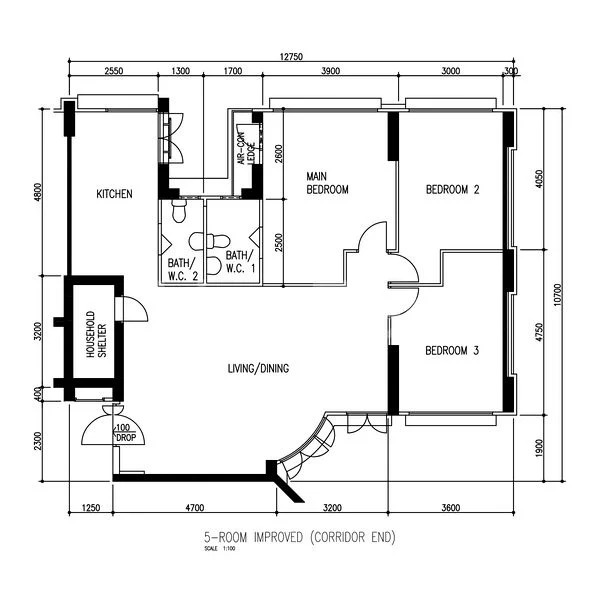
#> input picture sample/raw/image-3.jpg, 600 x 600 px
$ python _test_img3.py
#> lines starting #> are read from the running program, lines starting #| are printed output that depends on the picture; after the words box and inside, x2 and y2 are one past the last pixel; in counts of white or black regions, pixels touching at a corner belong together
import cv2, numpy as np, math

img=cv2.imread('sample/raw/image-3.jpg',cv2.IMREAD_GRAYSCALE);img_h,img_w=img.shape
#> further down, img is the input picture: shape (600, 600); min 0, max 255, mean 236.8
th=cv2.adaptiveThreshold(img,255,cv2.ADAPTIVE_THRESH_GAUSSIAN_C,cv2.THRESH_BINARY_INV,51,10)
#> th: shape (600, 600); 9.4% white; 67 white regions (13 under 20 px), largest, box (x1, y1, x2, y2) and area: (34, 53, 567, 517) 30364, (307, 184, 348, 194) 234, (426, 184, 461, 194) 228
cl=cv2.morphologyEx(th,cv2.MORPH_CLOSE,cv2.getStructuringElement(cv2.MORPH_RECT,(3,3)),iterations=2)
#> cl: shape (600, 600); 11.6% white; 14 white regions (1 under 20 px), largest, box (x1, y1, x2, y2) and area: (34, 53, 567, 517) 36666, (86, 311, 106, 358) 779, (307, 172, 348, 194) 620
op=cv2.morphologyEx(cl,cv2.MORPH_OPEN,cv2.getStructuringElement(cv2.MORPH_RECT,(3,3)))
#> op: shape (600, 600); 9.3% white; 74 white regions (32 under 20 px), largest, box (x1, y1, x2, y2) and area: (53, 97, 517, 503) 23418, (86, 311, 106, 358) 778, (307, 172, 348, 194) 619
nl,lbls,st,_=cv2.connectedComponentsWithStats(op,8);mask=np.zeros_like(op)
#> after `nl, lbls, st, _ = cv2.connectedComponentsWithStats(op, 8)`:
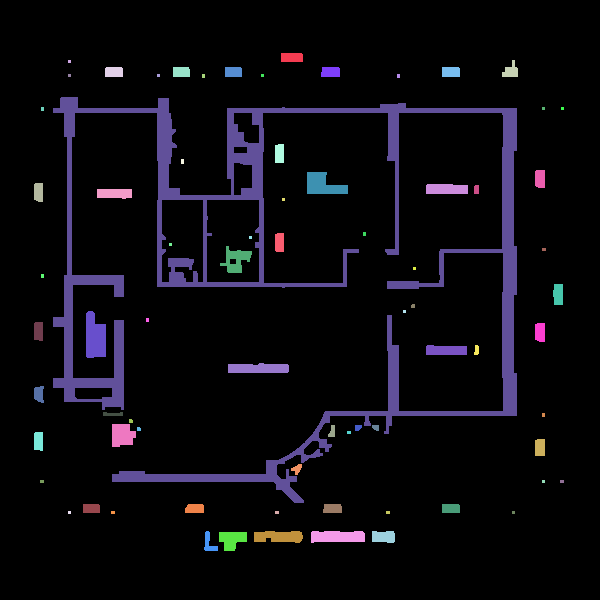
#> lbls: shape (600, 600) int32; 75 distinct labels, from 0 to 74; one colour per label, 0 black
#> after `nl, lbls, st, _ = cv2.connectedComponentsWithStats(op, 8)`: nl = 75; st = 75 rows, first 6: [0, 0, 600, 600, 326540], [281, 53, 22, 9, 197], [68, 60, 3, 3, 9], [502, 60, 16, 17, 165], [105, 67, 18, 10, 178], [173, 67, 17, 10, 168]
for i in range(1,nl):
    if st[i,cv2.CC_STAT_AREA]>=50: mask[lbls==i]=255

nl,lbls,st,_=cv2.connectedComponentsWithStats(cl,8);raw2=np.zeros_like(cl)
#> after `nl, lbls, st, _ = cv2.connectedComponentsWithStats(cl, 8)`:
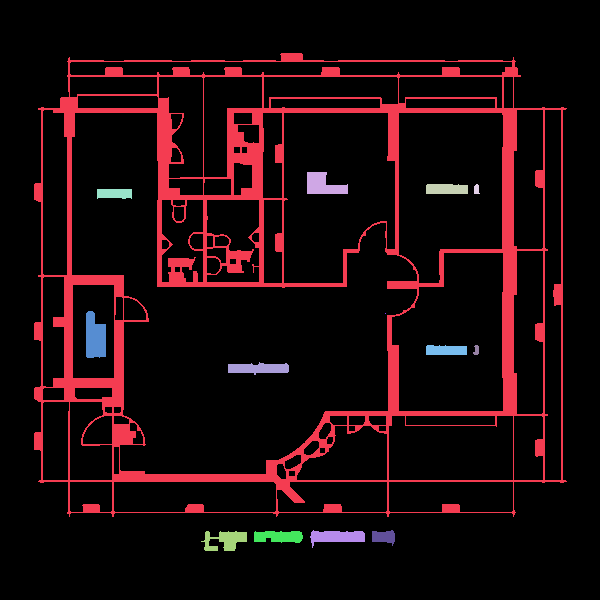
#> lbls: shape (600, 600) int32; 15 distinct labels, from 0 to 14; one colour per label, 0 black
#> after `nl, lbls, st, _ = cv2.connectedComponentsWithStats(cl, 8)`: nl = 15; st = 15 rows, first 6: [0, 0, 600, 600, 318300], [34, 53, 533, 464, 36666], [307, 172, 41, 22, 620], [426, 184, 42, 10, 405], [474, 184, 6, 10, 47], [97, 189, 35, 10, 321]
for i in range(1,nl):
    if st[i,cv2.CC_STAT_AREA]>=100: raw2[lbls==i]=255

skel=cv2.ximgproc.thinning(mask);pruned=skel.copy()
for _ in range(5):
    ep=np.zeros_like(pruned,dtype=np.uint8)
    for y in range(img_h):
        for x in range(img_w):
            if pruned[y,x]==0: continue
            y0,y1=max(0,y-1),min(img_h,y+2);x0,x1=max(0,x-1),min(img_w,x+2)
            if int(np.sum(pruned[y0:y1,x0:x1]>0))-1==1: ep[y,x]=255
    pruned=cv2.subtract(pruned,ep)
#> ep: shape (600, 600); 0.02% white in thin lines or dots, all inside (x1, y1, x2, y2) = (59, 57, 559, 549)
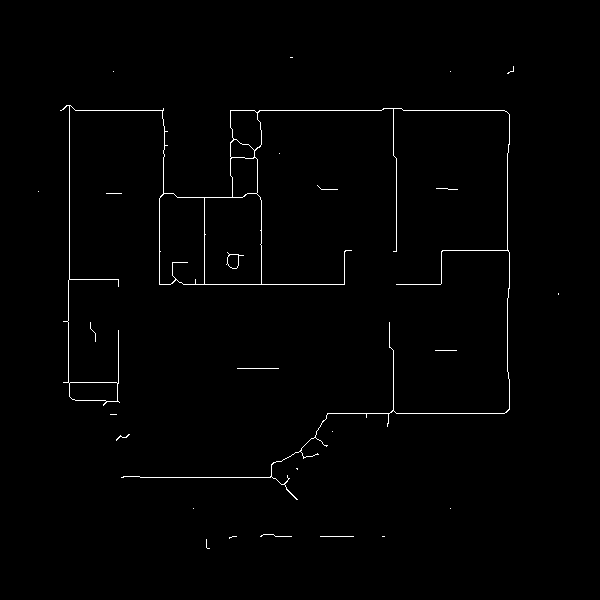
#> pruned: shape (600, 600); 0.95% white in thin lines or dots, all inside (x1, y1, x2, y2) = (38, 57, 559, 549)

lines=cv2.HoughLinesP(pruned,1,np.pi/180,30,30,10)
#> lines = 46 rows, first 6: [75, 110, 163, 110], [69, 279, 69, 105], [507, 250, 507, 153], [396, 284, 440, 284], [327, 413, 389, 413], [140, 477, 270, 477]
walls=[]
if lines is not None:
    for ln in lines:
        x1,y1,x2,y2=ln[0];dx,dy=x2-x1,y2-y1
        if math.hypot(dx,dy)<20: continue
        if abs(dy)<abs(dx)*0.3:
            y=(y1+y2)/2;xs,xe=min(x1,x2),max(x1,x2)
            if xe-xs>=20: walls.append({'h':True,'s':(float(xs),float(y)),'e':(float(xe),float(y))})
        elif abs(dx)<abs(dy)*0.3:
            x=(x1+x2)/2;ys,ye=min(y1,y2),max(y1,y2)
            if ye-ys>=20: walls.append({'h':False,'s':(float(x),float(ys)),'e':(float(x),float(ye))})
#> this loop made 46 passes
#> (x1, y1, x2, y2, dx, dy, y, xs) on passes 1, 4, 5, 6, 10, 15, 19, 20: (75, 110, 163, 110, 88, 0, 110, 75), (396, 284, 440, 284, 44, 0, 284, 396), (327, 413, 389, 413, 62, 0, 413, 327), (140, 477, 270, 477, 130, 0, 477, 140), (272, 110, 328, 110, 56, 0, 110, 272), (415, 110, 471, 110, 56, 0, 110, 415), (205, 284, 344, 284, 139, 0, 284, 205), (440, 413, 468, 413, 28, 0, 413, 440)
#> after the loop, walls = 38 items

def merge_ws(ws,ih):
    if not ws: return []
    ws2=sorted(ws,key=lambda w: (round(w['s'][1 if ih else 0]/12), w['s'][0]))
    mg,us=[],[False]*len(ws2)
    for i in range(len(ws2)):
        if us[i]: continue
        cur=dict(ws2[i])
        for j in range(i+1,len(ws2)):
            if us[j]: continue
            o=ws2[j]
            if ih:
                if abs(cur['s'][1]-o['s'][1])>12: continue
                cr=(min(cur['s'][0],cur['e'][0]),max(cur['s'][0],cur['e'][0]))
                or_=(min(o['s'][0],o['e'][0]),max(o['s'][0],o['e'][0]))
            else:
                if abs(cur['s'][0]-o['s'][0])>12: continue
                cr=(min(cur['s'][1],cur['e'][1]),max(cur['s'][1],cur['e'][1]))
                or_=(min(o['s'][1],o['e'][1]),max(o['s'][1],o['e'][1]))
            if not(cr[0]<=or_[1]+10 and or_[0]<=cr[1]+10): continue
            nm,nx=min(cr[0],or_[0]),max(cr[1],or_[1])
            if ih:
                y=round((cur['s'][1]+o['s'][1])/2)
                cur={'h':True,'s':(float(nm),float(y)),'e':(float(nx),float(y))}
            else:
                x=round((cur['s'][0]+o['s'][0])/2)
                cur={'h':False,'s':(float(x),float(nm)),'e':(float(x),float(nx))}
            us[j]=True
        mg.append(cur)
    return mg

hw=[w for w in walls if w['h']];vw=[w for w in walls if not w['h']]
#> after `hw = [w for w in walls if w['h']]`: hw = 19 items
#> after `vw = [w for w in walls if not w['h']]`: vw = 19 items
sw=merge_ws(hw,True)+merge_ws(vw,False)
#> in merge_ws, `mg,us=[],[False]*len(ws2)`: mg = []; us = [False, False, False, False, False, False, False, False, False, False, False, False, False, False, False, False, False, False, False]
#> the loop in merge_ws, `for i in range(len(ws2)):` made 19 passes
#> after the loop in merge_ws, `for i in range(len(ws2)):`: mg = 17 items; us = [False, False, False, False, True, False, False, False, False, False, False, False, False, False, False, False, True, False, False]
#> the loop in merge_ws (call 2), `for i in range(len(ws2)):` made 19 passes
#> sw = 30 items

rem=pruned.copy()
for w in sw: cv2.line(rem,(int(w['s'][0]),int(w['s'][1])),(int(w['e'][0]),int(w['e'][1])),0,5)
#> this loop made 30 passes
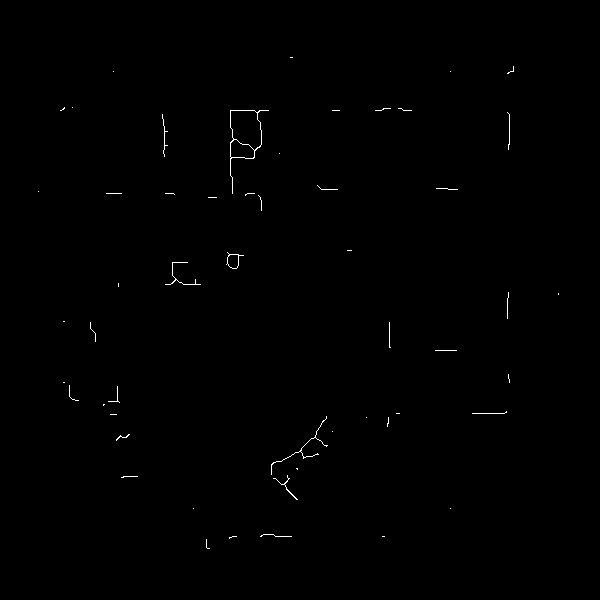
#> rem: shape (600, 600); 0.31% white in thin lines or dots, all inside (x1, y1, x2, y2) = (38, 57, 559, 549)
curved=[]
_,lbls3,st3,_=cv2.connectedComponentsWithStats(rem,8)
#> lbls3: shape (600, 600) int32; 54 distinct labels, from 0 to 53
#> st3 = 54 rows, first 6: [0, 0, 600, 600, 358886], [290, 57, 3, 1, 3], [507, 66, 7, 8, 13], [113, 71, 1, 1, 1], [450, 71, 1, 1, 1], [60, 107, 5, 4, 7]
for i in range(1,cv2.connectedComponentsWithStats(rem,8)[0]):
    if st3[i,cv2.CC_STAT_AREA]<15: continue
    pts=np.column_stack(np.where(lbls3==i))
    if len(pts)<8: continue
    yp,xp=pts[:,0].astype(np.float64),pts[:,1].astype(np.float64)
    sl=math.hypot(xp[-1]-xp[0],yp[-1]-yp[0])
    if len(pts)/max(sl,1)<1.05: continue
    A=np.column_stack([xp,yp,np.ones(len(xp))]);b=xp**2+yp**2
    try: r,_,_,_=np.linalg.lstsq(A,b,rcond=None)
    except: continue
    cx,cy=r[0]/2,r[1]/2
    if r[2]+cx**2+cy**2<=0: continue
    radius=math.sqrt(r[2]+cx**2+cy**2)
    if radius<8 or radius>500: continue
    rd=np.abs(np.sqrt((xp-cx)**2+(yp-cy)**2)-radius)
    if float(np.sqrt(np.mean(rd**2)))>3: continue
    angs=np.arctan2(yp-cy,xp-cx);sa,ea=float(angs[0]),float(angs[-1])
    if ea<sa: sa,ea=ea,sa
    sp_a=ea-sa
    if sp_a>math.pi: sp_a=2*math.pi-sp_a
    if math.degrees(sp_a)<15: continue
    curved.append({'s':(float(xp[0]),float(yp[0])),'e':(float(xp[-1]),float(yp[-1])),
        'c':(round(cx,1),round(cy,1)),'r':round(radius,1),'sa':sa,'ea':ea,'sp':round(math.degrees(sp_a),1)})
#> this loop made 53 passes
#> (sl, r, cx, cy, radius, sa, ea, sp_a) on passes 11, 12, 17, 24, 30: (37.01, [849.2, 259.8, -189968.8], 424.6, 129.9, 84.88, -0.214, 0.225, 0.439), (42.05, [246.4, 273, -32005.7], 123.2, 136.5, 42.38, -0.525, 0.446, 0.971), (15, [227, 126.4, 0.655], 113.5, 63.18, 129.9, 1.51, 1.63, 0.115), (35.61, [366.3, 549, -108714.4], 183.1, 274.5, 13.31, -2.3, 0.513, 2.81), (25.02, [879, 669, -302444], 439.5, 334.5, 51.05, -2.9, 2.89, 0.49)
#> after the loop, curved = 6 items

oc,_=cv2.findContours(mask,cv2.RETR_LIST,cv2.CHAIN_APPROX_NONE)
#> oc = 45 contours; largest, box (x1, y1, x2, y2) and area: (53, 97, 517, 503) 29324, (206, 199, 260, 283) 4344, (161, 199, 204, 283) 3042, (86, 311, 106, 358) 716, (233, 112, 260, 144) 570
rc,_=cv2.findContours(raw2,cv2.RETR_LIST,cv2.CHAIN_APPROX_NONE)
#> rc = 87 contours; largest, box (x1, y1, x2, y2) and area: (34, 53, 567, 517) 230212, (71, 112, 418, 475) 60928, (283, 112, 396, 284) 16406, (398, 112, 504, 284) 15234, (391, 252, 504, 412) 14832
ocnt=max(oc,key=cv2.contourArea);rpts=max(rc,key=cv2.contourArea).reshape(-1,2)
#> after `ocnt = max(oc, key=cv2.contourArea)`: ocnt = contour of 5239 points, box (x1, y1, x2, y2) (53, 97, 517, 503), area 29324
#> after `rpts = max(rc, key=cv2.contourArea).reshape(-1, 2)`: rpts = 2055 pairs, first value 34 to 566, second value 53 to 516

peri=cv2.arcLength(ocnt,True)
#> peri = 5332.2
aps=[tuple(p[0]) for p in cv2.approxPolyDP(ocnt,0.008*peri,True)]
#> aps = 29 pairs, first value 53 to 516, second value 98 to 502

fillets=[];seen=set()
for k in range(len(aps)):
    p1,p2,p3=aps[(k-1)%len(aps)],aps[k],aps[(k+1)%len(aps)]
    dx1,dy1=p2[0]-p1[0],p2[1]-p1[1];dx2,dy2=p3[0]-p2[0],p3[1]-p2[1]
    l1,l2=math.hypot(dx1,dy1),math.hypot(dx2,dy2)
    if l1<15 or l2<15: continue
    ang=math.acos(max(-1.0,min(1.0,(dx1*dx2+dy1*dy2)/(l1*l2))))
    if math.degrees(ang)<45 or math.degrees(ang)>135: continue
    d=np.sum((rpts.astype(float)-np.array(p2,float))**2,axis=1);ni=int(np.argmin(d))
    for h in (10,12,15):
        s_=(ni-h)%len(rpts);e_=(ni+h+1)%len(rpts)
        seg=np.vstack([rpts[s_:],rpts[:e_]]) if s_>e_ else rpts[s_:e_]
        if len(seg)<5: continue
        x=seg[:,0].astype(np.float64);y=seg[:,1].astype(np.float64)
        A=np.column_stack([x,y,np.ones(len(x))]);b=x**2+y**2
        try: r,_,_,_=np.linalg.lstsq(A,b,rcond=None)
        except: continue
        cx,cy=r[0]/2,r[1]/2
        if r[2]+cx**2+cy**2<=0: continue
        radius=math.sqrt(r[2]+cx**2+cy**2)
        if cx<-50 or cx>img_w+50 or cy<-50 or cy>img_h+50: continue
        if math.hypot(cx-p2[0],cy-p2[1])>30: continue
        if radius<6 or radius>50: continue
        rd=np.abs(np.sqrt((x-cx)**2+(y-cy)**2)-radius)
        if float(np.sqrt(np.mean(rd**2)))>3: continue
        angs2=np.arctan2(y-cy,x-cx);sa2,ea2=float(angs2[0]),float(angs2[-1])
        if ea2<sa2: sa2,ea2=ea2,sa2
        sp2=ea2-sa2
        if sp2>math.pi or math.degrees(sp2)<30: continue
        key=(round(cx,1),round(cy,1))
        if key in seen: continue
        fillets.append({'s':(round(cx+radius*math.cos(sa2),1),round(cy+radius*math.sin(sa2),1)),
            'e':(round(cx+radius*math.cos(ea2),1),round(cy+radius*math.sin(ea2),1)),
            'c':key,'r':round(radius,1),'sa':sa2,'ea':ea2,'sp':round(math.degrees(sp2),1)})
        seen.add(key);break
#> this loop made 29 passes
#> (p1, p2, p3, dx1, dy1, dx2, dy2, l1) on passes 1, 2, 3, 4, 5, 6, 8: ((168, 98), (53, 108), (53, 387), -115, 10, 0, 279, 115.4), ((53, 108), (53, 387), (102, 409), 0, 279, 49, 22, 279), ((53, 387), (102, 409), (75, 112), 49, 22, -27, -297, 53.71), ((102, 409), (75, 112), (157, 113), -27, -297, 82, 1, 298.2), ((75, 112), (157, 113), (157, 286), 82, 1, 0, 173, 82.01), ((157, 113), (157, 286), (358, 249), 0, 173, 201, -37, 173), ((358, 249), (263, 282), (263, 112), -95, 33, 0, -170, 100.6)

print(f"=== Image-3 Final ===")
print(f"Straight: {len(sw)}")
#| Straight: 30
for i,w in enumerate(sw):
    l=math.hypot(w['e'][0]-w['s'][0],w['e'][1]-w['s'][1])
    print(f"  W{i:2d}: ({w['s'][0]:4.0f},{w['s'][1]:4.0f})->({w['e'][0]:4.0f},{w['e'][1]:4.0f}) {'H' if w['h'] else 'V'} {l:3.0f}px")
print(f"Curved:  {len(curved)}")
#| Curved:  6
for i,c in enumerate(curved):
    print(f"  C{i:2d}: cen=({c['c'][0]:5.1f},{c['c'][1]:5.1f}) r={c['r']:4.1f} sp={c['sp']:4.1f}deg")
#> this loop made 6 passes
#|   C 0: cen=(424.6,129.9) r=84.9 sp=25.2deg
#|   C 1: cen=(123.2,136.5) r=42.4 sp=55.6deg
#|   C 2: cen=(183.1,274.5) r=13.3 sp=161.1deg
#|   C 3: cen=(439.5,334.5) r=51.1 sp=28.1deg
#|   C 4: cen=( 77.4,390.9) r= 9.2 sp=128.5deg
#> (further printed lines are left out)
print(f"Fillets: {len(fillets)}")
#| Fillets: 3
for i,f in enumerate(fillets):
    print(f"  F{i:2d}: cen=({f['c'][0]:5.1f},{f['c'][1]:5.1f}) r={f['r']:4.1f} sp={f['sp']:4.1f}deg")
#> this loop made 3 passes
#|   F 0: cen=( 51.4, 97.7) r=11.5 sp=95.5deg
#|   F 1: cen=( 33.2,380.6) r= 8.4 sp=120.9deg
#|   F 2: cen=( 54.4,102.0) r= 6.6 sp=162.6deg

vis=cv2.cvtColor(img,cv2.COLOR_GRAY2BGR)
for w in sw:
    cv2.line(vis,(int(w['s'][0]),int(w['s'][1])),(int(w['e'][0]),int(w['e'][1])),(0,255,0),3)
    cv2.circle(vis,(int(w['s'][0]),int(w['s'][1])),4,(255,0,0),-1)
    cv2.circle(vis,(int(w['e'][0]),int(w['e'][1])),4,(0,0,255),-1)
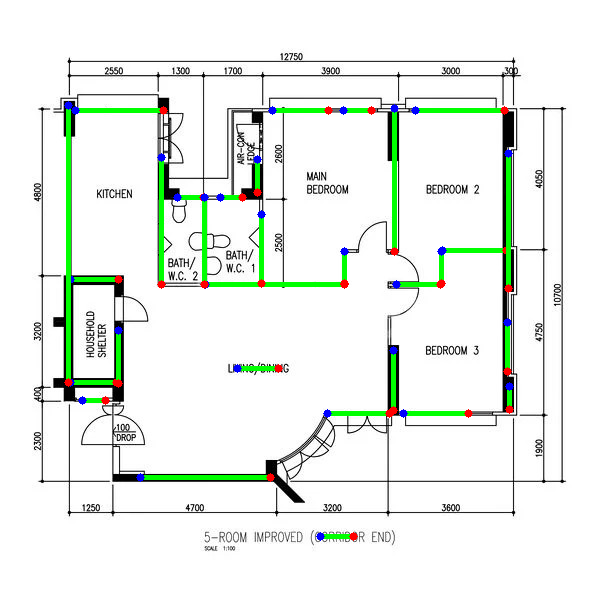
#> vis: shape (600, 600, 3); 3.35% of pixels changed, all inside (x1, y1, x2, y2) = (64, 101, 514, 541)
for c in curved:
    cp=(int(c['c'][0]),int(c['c'][1]))
    cv2.ellipse(vis,cp,(int(c['r']),int(c['r'])),0,int(math.degrees(c['sa'])),int(math.degrees(c['ea'])),(255,0,255),3)
    cv2.circle(vis,cp,4,(0,255,255),-1)
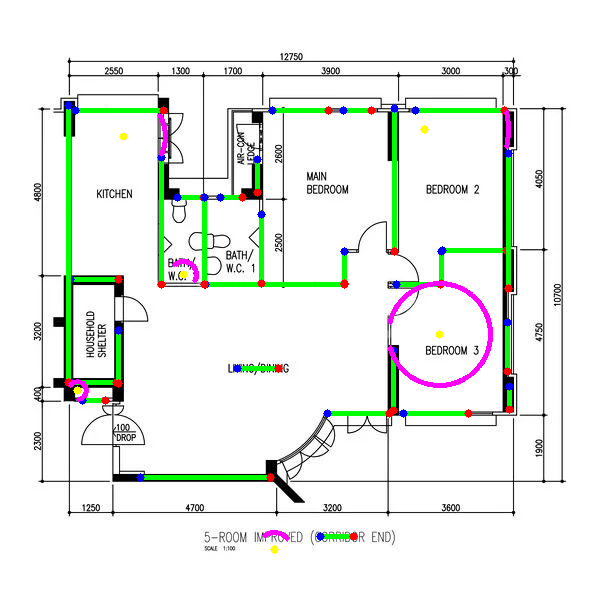
#> vis: shape (600, 600, 3); 0.75% of pixels changed, all inside (x1, y1, x2, y2) = (68, 110, 511, 554)
for f in fillets:
    cp=(int(f['c'][0]),int(f['c'][1]))
    cv2.ellipse(vis,cp,(int(f['r']),int(f['r'])),0,int(math.degrees(f['sa'])),int(math.degrees(f['ea'])),(0,255,255),3)
    cv2.circle(vis,cp,4,(255,0,255),-1)
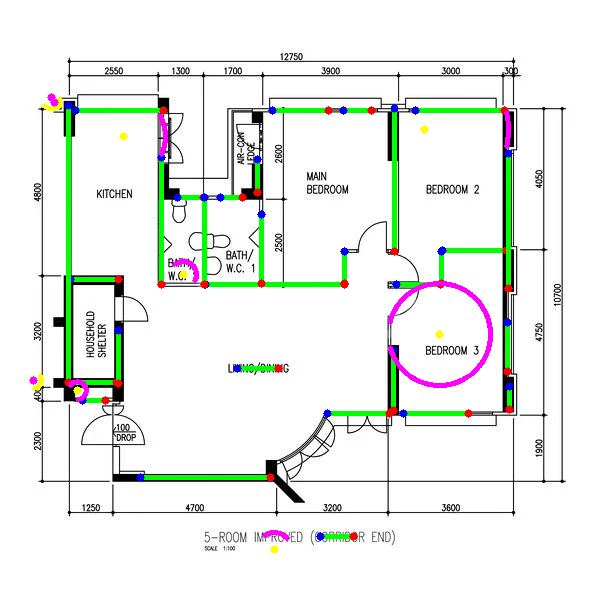
#> vis: shape (600, 600, 3); 0.1% of pixels changed, all inside (x1, y1, x2, y2) = (29, 93, 63, 391)
cv2.imwrite("debug_img3_result.png",vis)
print("\nSaved debug_img3_result.png")
